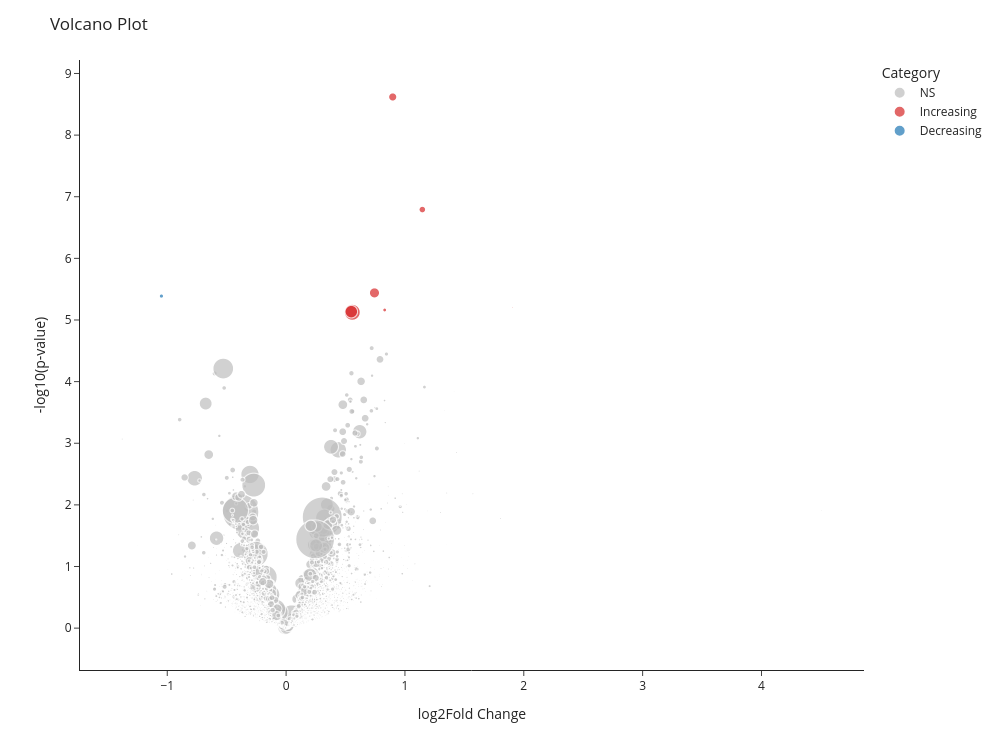

Write notebook code for a chart like this one.
### Code cell
volcano_plot(
    df,
    lfc_col="log2FoldChange",
    pval_col="log10p",
    gene_col=None,
    size_col="baseMean",
    lfc_thresh=0.25,
    pval_thresh=-np.log10(0.05 / df.shape[0]),
    x_label="log2Fold Change",
    y_label="-log10(p-value)",
    title="Volcano Plot",
    up_color="#d62728",      # red
    down_color="#1f77b4",    # blue
    ns_color="#bdbdbd",      # grey
    width=1000,
    height=750,
    size_max=40,
)

### Figure 1 — Plotly figure (JSON) as saved in the notebook; plotly's stock layout.template omitted (floating-point values rounded to 4 significant figures; data arrays with more than 128 entries replaced by an {"elided": "..."} marker saying what was removed)
{"data": [{"customdata": {"elided": "6172x2 mixed values"}, "hovertemplate": "<b>%{hovertext}</b><br><br>log2FoldChange=%{x}<br>log10p=%{y}<br>baseMean=%{customdata[0]}<extra></extra>", "hovertext": {"elided": "6172 str values"}, "legendgroup": "NS", "marker": {"color": "#bdbdbd", "size": {"elided": "6172 float values"}, "sizemode": "area", "sizeref": 10.13, "symbol": "circle"}, "mode": "markers", "name": "NS", "showlegend": true, "type": "scattergl", "x": {"elided": "6172 float values"}, "xaxis": "x", "y": {"elided": "6172 float values"}, "yaxis": "y"}, {"customdata": [[2656.0, "Increasing"], [445.1, "Increasing"], [675.3, "Increasing"], [1024.0, "Increasing"], [144.2, "Increasing"], [1594.0, "Increasing"], [20.55, "Increasing"]], "hovertemplate": "<b>%{hovertext}</b><br><br>log2FoldChange=%{x}<br>log10p=%{y}<br>baseMean=%{customdata[0]}<extra></extra>", "hovertext": ["APLP1", "COL9A2", "GSN", "MARCKSL1", "PACS2", "PLEKHB1", "YBX1"], "legendgroup": "Increasing", "marker": {"color": "#d62728", "size": [2656.0, 445.1, 675.3, 1024.0, 144.2, 1594.0, 20.55], "sizemode": "area", "sizeref": 10.13, "symbol": "circle"}, "mode": "markers", "name": "Increasing", "showlegend": true, "type": "scattergl", "x": [0.5565, 1.146, 0.8971, 0.7435, 0.8294, 0.5487, 1.907], "xaxis": "x", "y": [5.125, 6.792, 8.619, 5.44, 5.162, 5.135, 5.208], "yaxis": "y"}, {"customdata": [[172.0, "Decreasing"]], "hovertemplate": "<b>%{hovertext}</b><br><br>log2FoldChange=%{x}<br>log10p=%{y}<br>baseMean=%{customdata[0]}<extra></extra>", "hovertext": ["SLAMF8"], "legendgroup": "Decreasing", "marker": {"color": "#1f77b4", "size": [172.0], "sizemode": "area", "sizeref": 10.13, "symbol": "circle"}, "mode": "markers", "name": "Decreasing", "showlegend": true, "type": "scattergl", "x": [-1.049], "xaxis": "x", "y": [5.388], "yaxis": "y"}], "layout": {"height": 750, "legend": {"itemsizing": "constant", "title": {"text": "Category"}, "tracegroupgap": 0}, "margin": {"t": 60}, "paper_bgcolor": "white", "plot_bgcolor": "white", "shapes": [{"line": {"color": "black", "dash": "dash"}, "type": "line", "x0": 0.25, "x1": 0.25, "xref": "x", "y0": 0, "y1": 1, "yref": "y domain"}, {"line": {"color": "black", "dash": "dash"}, "type": "line", "x0": -0.25, "x1": -0.25, "xref": "x", "y0": 0, "y1": 1, "yref": "y domain"}, {"line": {"color": "black", "dash": "dash"}, "type": "line", "x0": 0, "x1": 1, "xref": "x domain", "y0": 5.092, "y1": 5.092, "yref": "y"}], "title": {"text": "Volcano Plot"}, "width": 1000, "xaxis": {"anchor": "y", "domain": [0, 1], "title": {"text": "log2Fold Change"}}, "yaxis": {"anchor": "x", "domain": [0, 1], "title": {"text": "-log10(p-value)"}}}}
